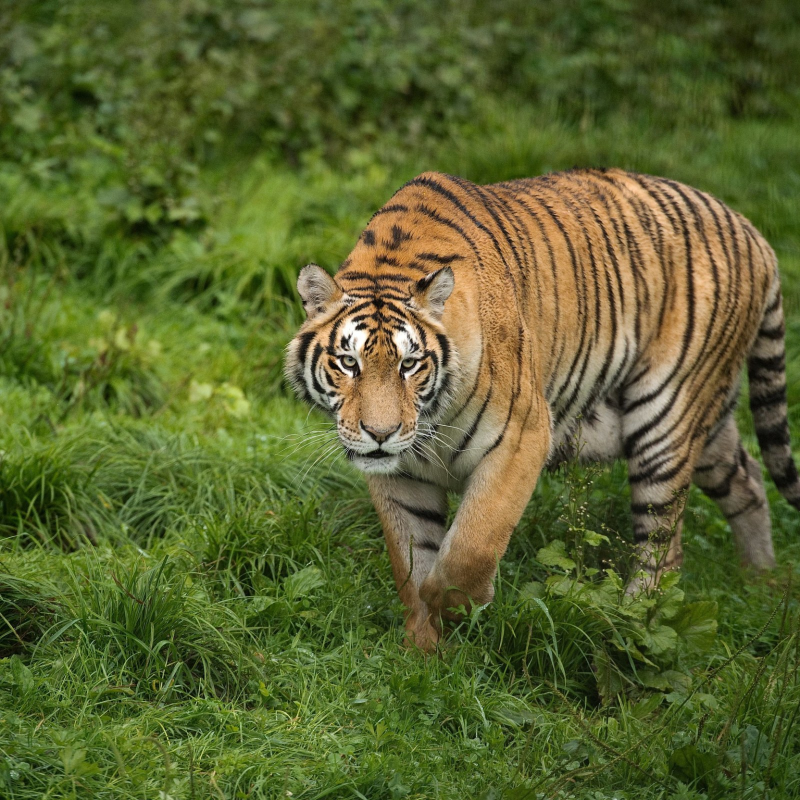
#> input picture Images/Tiger.jpg, 1600 x 1600 px, given in place of out.png.jpg, which was not available (shown at 1/2 size)
$ python image_segmentation_using_GMM.py
#> lines starting #> are read from the running program, lines starting #| are printed output that depends on the picture; pictures that were not available may be replaced by others from this repository, and a replacement may not be noted
# -*- coding: utf-8 -*-
"""
Created on Mon Nov 15 00:20:49 2021

@author: Anuranjan jha
"""

#imports
import numpy as np
import cv2
import matplotlib.pyplot as plt
from sklearn.mixture import GaussianMixture as GMM


def resize_image(img,Scale):
    """Reshape the image to the scale of the image"""
    #new width
    try:
        width = int(data_img.shape[1] * Scale/ 100)

        #new height
        height = int(data_img.shape[0] * Scale/ 100)

        #new dimension
        dimension = (width, height)

        # return resized new imag2e
        return cv2.resize(img, dimension, interpolation = cv2.INTER_AREA)
    except:
        print("Unable to resize the image in function")
        return None

#variables
Name = input("Enter Image name (without extension): ")
#> the answer given: out.png
File_Name = Name+".jpg"
Result_Name = Name+"-Segmented.jpg"


#import image
try :
    data_img = cv2.imread("Images/"+File_Name,cv2.IMREAD_COLOR)
#> data_img is the input picture: shape (1600, 1600, 3); mean B, G, R 47.2, 99.9, 90.1

except IOError:
    print("File Not exists")

#resized image {User can resize between 1-100% scale of the original image}
new_img = resize_image(data_img,60)


#image resize to lower-dimension for segentation
try:
    res_image = new_img.reshape((-1,3))
except AttributeError:
    print("Unable to resize.")

#implement the model
#coavriance_type can be used a.tied, b.full, c.diag, d. spherical
try:
    n_comp = int(input("Enter no of components :"))
#> the answer given: 3
    seg_model = GMM(n_components=n_comp,covariance_type="full")

    #fit the  resahped image
    seg_model.fit(res_image)

    #prdicted labels of gmm
    seg_labels = seg_model.predict(res_image)
    print(seg_labels.shape)
#| (921600,)
    print("\nNo of zeros labels :",len(seg_labels[seg_labels==0]))
#| No of zeros labels : 218997
    print("\nNo of ones lebels :",len(seg_labels[seg_labels==1]))
#| No of ones lebels : 464330
    # print(len(seg_labels[seg_labels==2]))

    seg_temp = seg_labels

    #size of the image
    Shape = new_img.shape
#> Shape = (960, 960, 3)
    print("\nShape of the resized image : ",Shape)
#| Shape of the resized image :  (960, 960, 3)

    image_segmented = seg_labels.reshape(Shape[0],Shape[1])
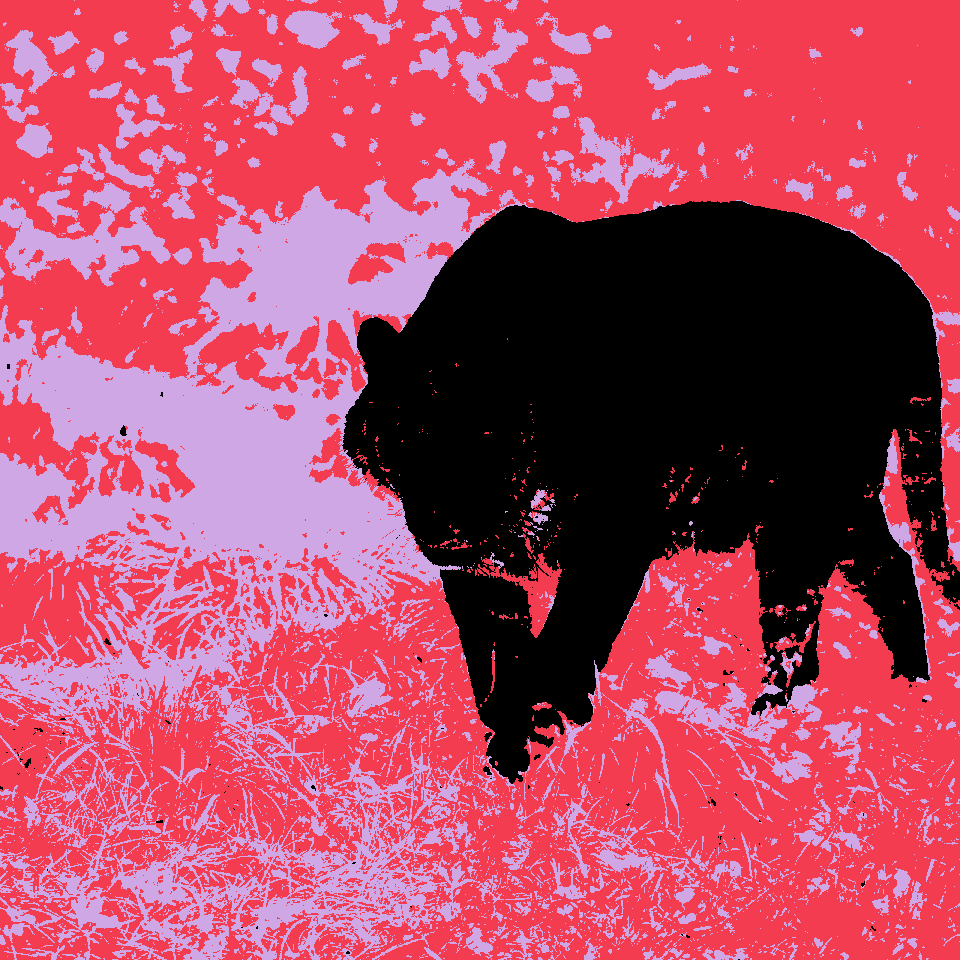
#> image_segmented: shape (960, 960) int64; 3 distinct labels, from 0 to 2; one colour per label, 0 black


    #copy resize image
    for i in range(n_comp):
        temp = res_image.copy()
        for j in range(len(seg_temp)):

            if(seg_temp[j]==i):
                temp[j] = np.array([168,168,172])
        temp = np.reshape(temp,(Shape[0],Shape[1],3))
        cv2.imshow(Name+"_Mask"+str(i),temp)
        File_Name = Name+"_Mask"+str(i)+".jpg"
        cv2.imwrite("Result/"+File_Name,temp)
#> this loop made 3 passes
#> pass 2, `temp = np.reshape(temp,(Shape[0],Shape[1],3))`:
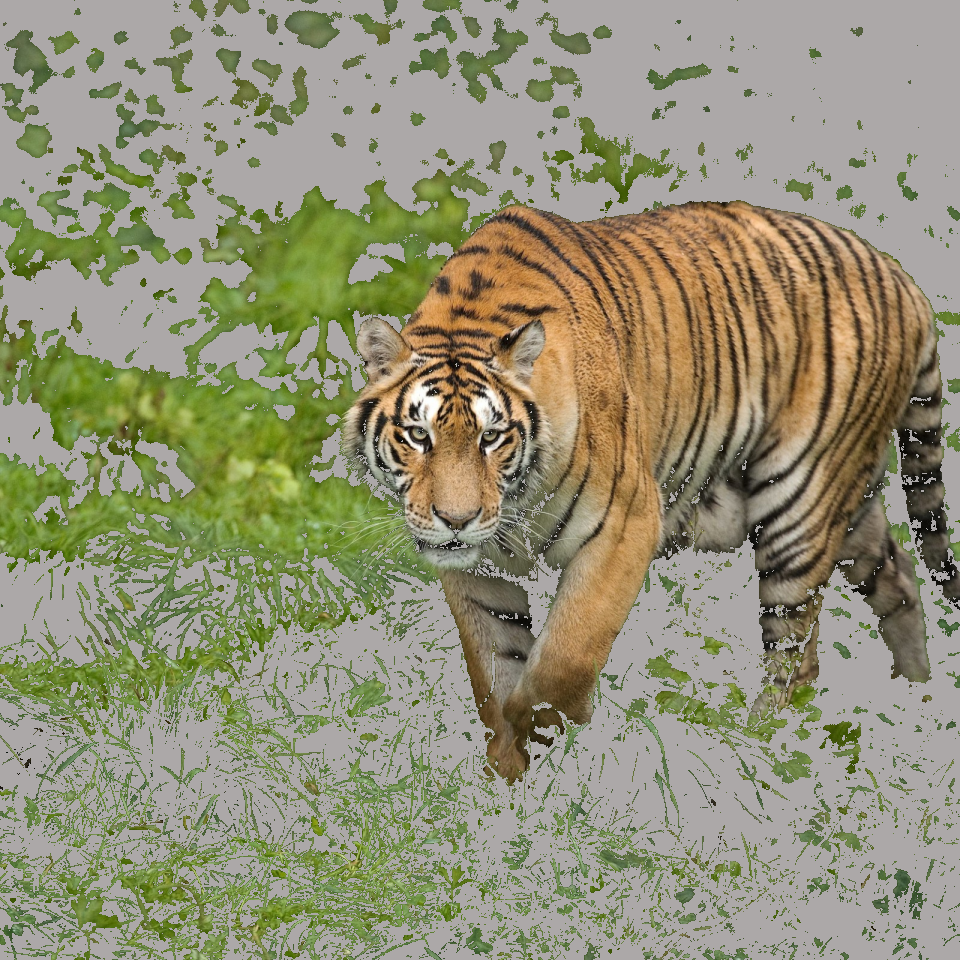
#> temp: shape (960, 960, 3); mean of channels 0, 1, 2 118.5, 144.6, 146.5; drawn as B, G, R
#> pass 3, `temp = np.reshape(temp,(Shape[0],Shape[1],3))`:
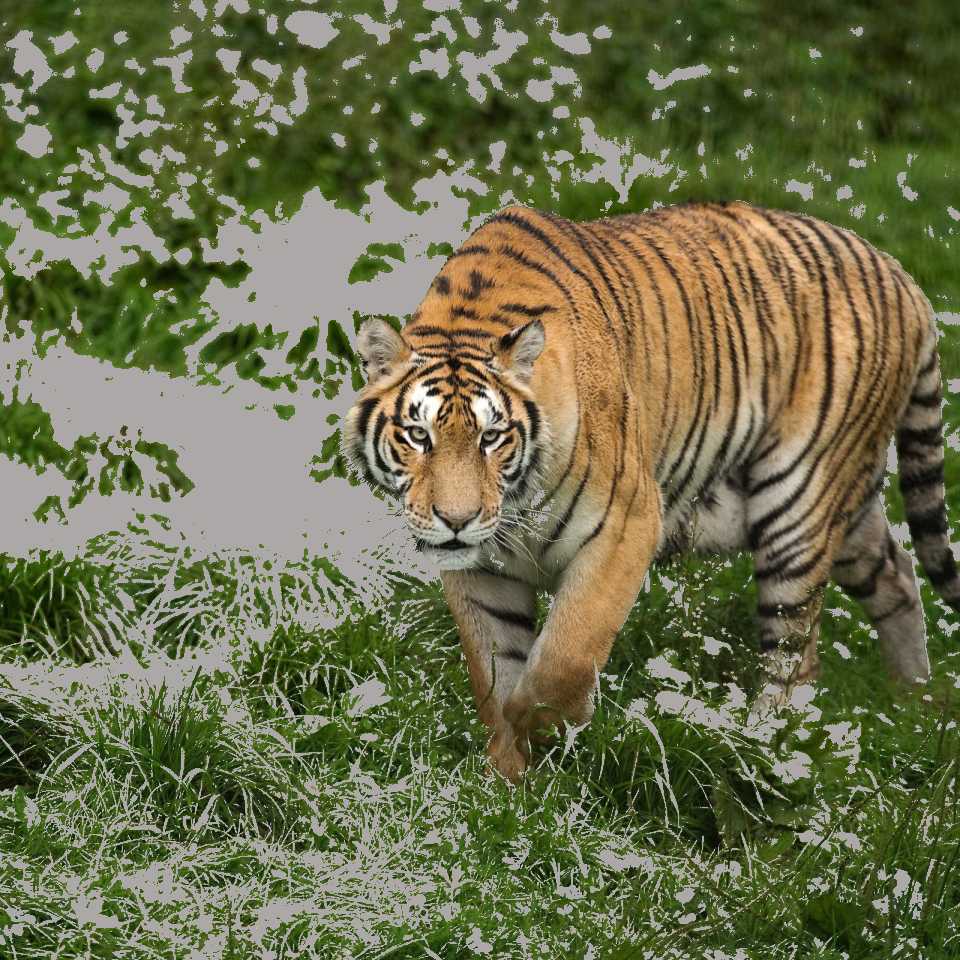
#> temp: shape (960, 960, 3); mean of channels 0, 1, 2 76.2, 110.5, 107.7; drawn as B, G, R
    plt.imshow(image_segmented)


    #save file
    plt.tight_layout()
    plt.savefig("Result/"+Result_Name,dpi = 500, bbox_inches = 'tight')
    plt.show()
except:
    print("Unable to create an image.")
#plot


#read stored file
try:
    Data = cv2.imread("Result/"+Result_Name,0)
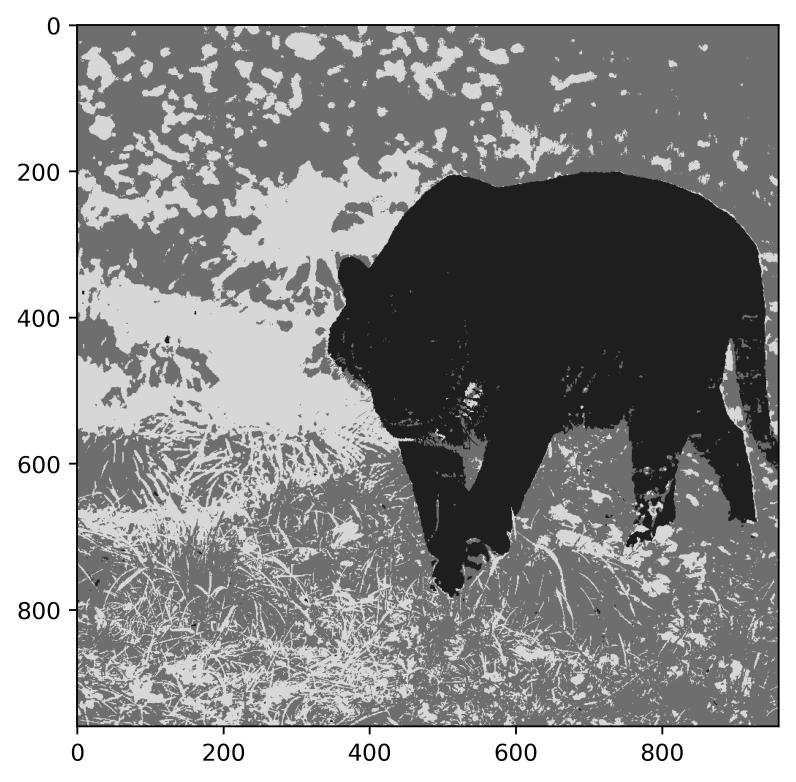
#> Data: shape (2345, 2386) (shown at 1/3 size); min 0, max 255, mean 143.8
    Data = resize_image(Data,60)
#> call 2 of resize_image, with Scale = 60
#> in resize_image (call 2), `return cv2.resize(img, dimension, interpolation = cv2.INTER_AREA)`:
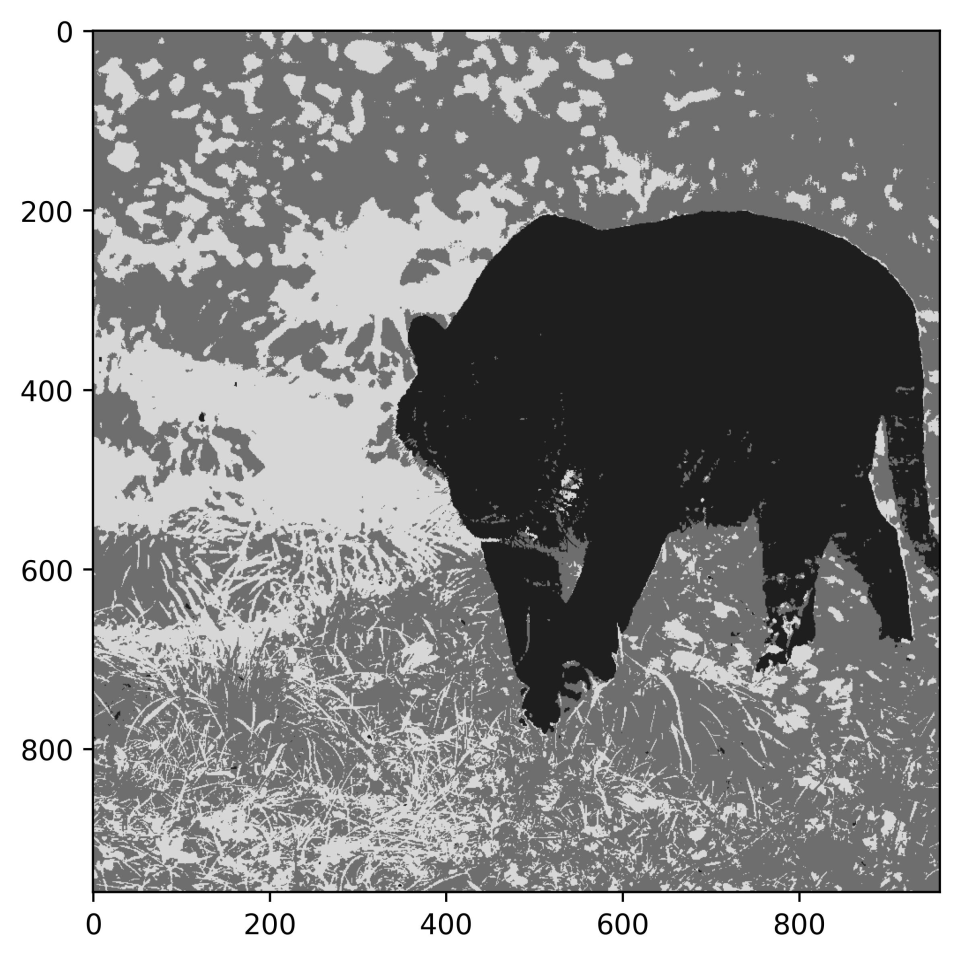
#> returned value: shape (960, 960); min 0, max 255, mean 143.8
    # show image
    cv2.imshow("Resized-Tiger",new_img)
    cv2.imshow("Segemented-image",Data)
    cv2.waitKey(0)
    cv2.destroyAllWindows()

except :
    print("File dont exists")

$ run again, on Images/cat.jpg
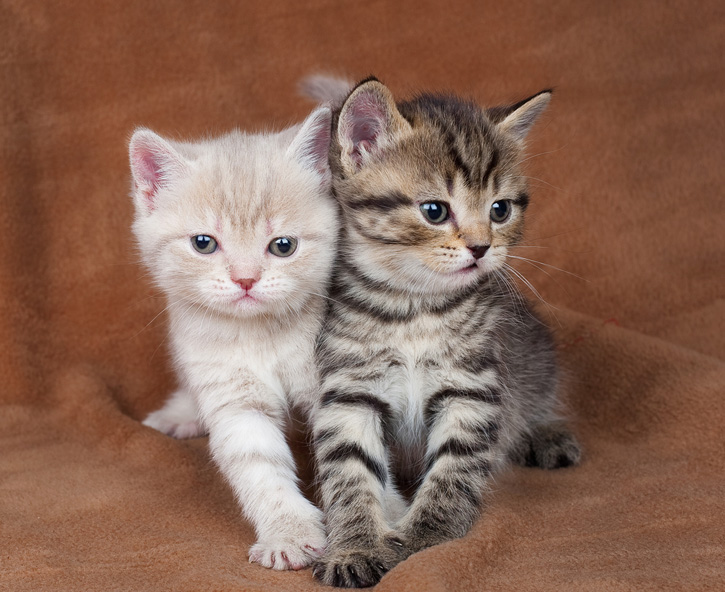
#> input picture Images/cat.jpg, 725 x 592 px, given in place of out.png.jpg, which was not available
#> data_img is the input picture: shape (592, 725, 3); mean B, G, R 86.5, 102.7, 136.9
#| (154425,)
#| No of zeros labels : 92781
#| No of ones lebels : 33970
#| Shape of the resized image :  (355, 435, 3)
#> `image_segmented = seg_labels.reshape(Shape[0],Shape[1])`:
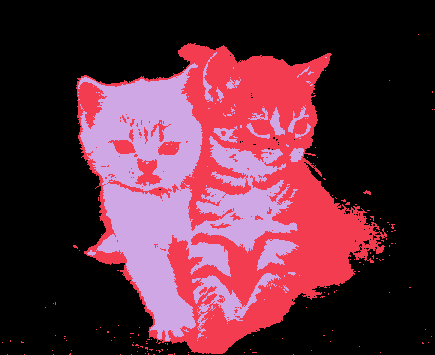
#> image_segmented: shape (355, 435) int64; 3 distinct labels, from 0 to 2; one colour per label, 0 black
#> in resize_image (call 2), `return cv2.resize(img, dimension, interpolation = cv2.INTER_AREA)`:
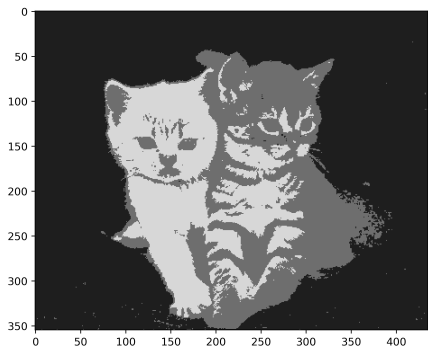
#> returned value: shape (355, 435); min 5, max 255, mean 111.4

$ run again, on Images/nature1.jpg
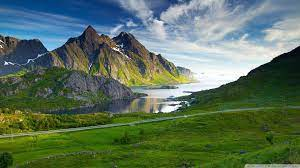
#> input picture Images/nature1.jpg, 300 x 168 px, given in place of out.png.jpg, which was not available
#> data_img is the input picture: shape (168, 300, 3); mean B, G, R 90.3, 112.1, 90.2
#> seg_labels = 18000 values, max 2 at index 0, min 0 at index 3470, mean 0.915
#| (18000,)
#| No of zeros labels : 7793
#| No of ones lebels : 3947
#> seg_temp has the same summary as seg_labels
#| Shape of the resized image :  (100, 180, 3)
#> `image_segmented = seg_labels.reshape(Shape[0],Shape[1])`:
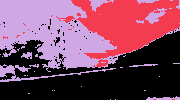
#> image_segmented: shape (100, 180) int64; 3 distinct labels, from 0 to 2; one colour per label, 0 black
#> in resize_image (call 2), `return cv2.resize(img, dimension, interpolation = cv2.INTER_AREA)`:
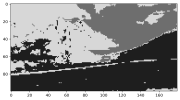
#> returned value: shape (100, 180); min 27, max 255, mean 136.7
